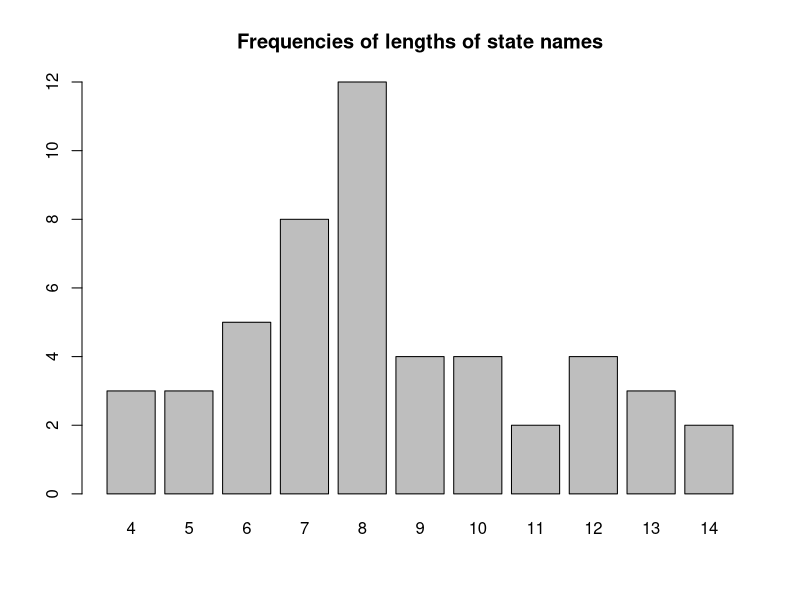
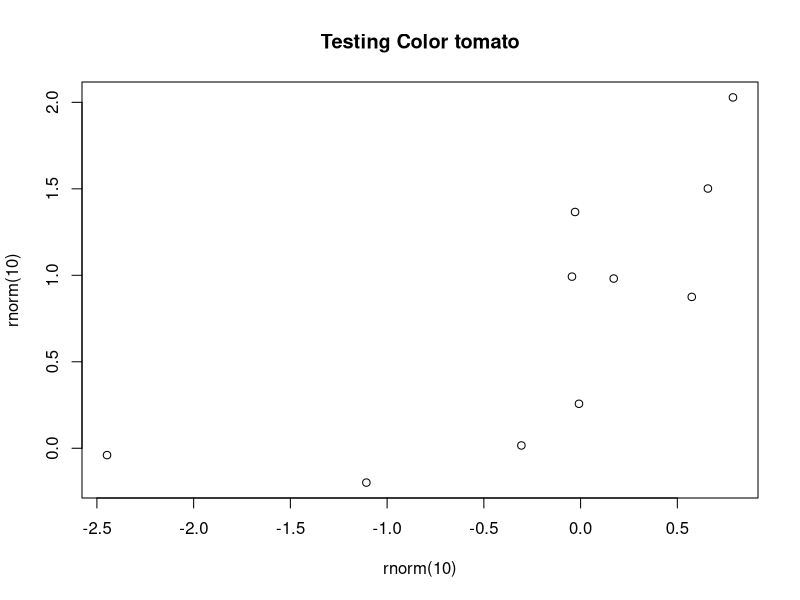

Generate these figures, in order, with R:
## ---- chunk 1
knitr::opts_chunk$set(echo = TRUE)
## ---- chunk 2
head(USArrests)
states <- rownames(USArrests)
## ---- chunk 3
nchar(states)
num_chars <- nchar(states)
char_freqs <- table(num_chars)
barplot(char_freqs, main = "Frequencies of lengths of state names")
## ---- chunk 4
c <- c(7, 6, 7, 8, 10)
states_and_length <- paste(head(states), c , sep = ' = ')
states_collapse <- paste(head(states), collapse = '')
states_collapse
states_and_length
# of permutations of the string "Alamaba" is just 7!
num_permutations <- factorial(7)
num_permutations
## ---- chunk 5
first_three_letters <- substr(states, 1, 3)
first_three_letters
last_three_letters <- substr(states, nchar(states)-2, nchar(states))
last_three_letters
shorten_names <- paste0(first_three_letters, last_three_letters)
shorten_names
## ---- chunk 6
states_list <- list()
for (i in 4:14){
  if (i %% 2==0){
    states_list <- c(states_list, toupper(paste(states[nchar(states)==i], collapse= ", ")))
  }
  else{
    states_list <- c(states_list, paste(states[nchar(states)==i], collapse= ", "))
  }
}
names(states_list) <- c("4-chars","5-chars","6-chars","7-chars","8-chars","9-chars","10-chars","11-chars","12-chars","13-chars","14-chars")
states_list
## ---- chunk 7
to_celsius <- function(x = 1) {
  (x - 32) * (5/9)
}

to_kelvin <- function(x = 1) {
  (x + 459.67) * (5/9)
}

to_reaumur <- function(x = 1) {
  (x - 32) * (4/9)
}

to_rankine <- function(x = 1) {
  x + 459.67
}

temp_convert <- function(x = 1, to = "celsius") {
  toupper(to)
  switch(to,
         "CELSIUS" = to_celsius(x),
         "KELVIN" = to_kelvin(x),
         "REAUMUR" = to_reaumur(x),
         "RANKINE" = to_rankine(x))
}

temp_convert(30, 'celsius')
temp_convert(30, 'Celsius')
temp_convert(30, 'CELSIUS')
## ---- chunk 8
files <- paste0("file", 1:10, ".csv")
paste("file", 1:10, ".csv", sep = '')
g <- seq(from = 1, to = 10, by = 1)
paste("file", g, ".csv", sep = '')
data_sets <- gsub("file", "dataset", files)
data_sets
## ---- chunk 9
# name of output file
outfile <- "output.txt"

# writing to 'outfile.txt'
cat(" ", file = outfile)
# insert new line
cat("\n", file = outfile, append = TRUE)
cat("----------", file = "output.txt", append = TRUE)
# insert 2 new lines
cat("\ntitle: Lab09\n", file = outfile, append = TRUE)
cat("\nauthor: MK Larson\n",
    file = outfile, append = TRUE)
cat("\ndate: 10-27-2018\n", file = outfile, append = TRUE)
cat("\noutput: html_document\n", file = outfile, append = TRUE)
## ---- chunk 10
is_color <- function(x){
  x %in% colors()
}
is_color('yellow')  # TRUE

is_color('blu')     # FALSE

is_color('turkuoise') # FALSE
colplot <- function(col){
  if (is_color(col)==FALSE){
    stop(paste("invalid color", col))
  }
  else {
    plot(x = rnorm(10), y = rnorm(10), main = paste("Testing Color", col))
  }
}
colplot('tomato')
